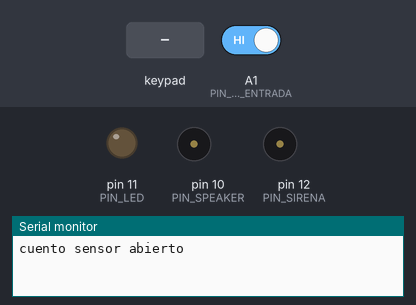
Bench run of a sketch on a simulated Arduino Uno, built with avr-gcc and run on an emulated ATmega328P. Parts: output pins drawn as LEDs (lit = HIGH), buzzer (waves = sounding, pin HIGH), the last lines printed to the serial monitor. The test bench sets the inputs (shaded band); at power-on: A1 (PIN_SENSOR_ENTRADA) HIGH.

Above: at 1.2 s.
1.3 s: keypad keys 1 4 7 8 pressed 0.4 s apart
At 2.73 s:
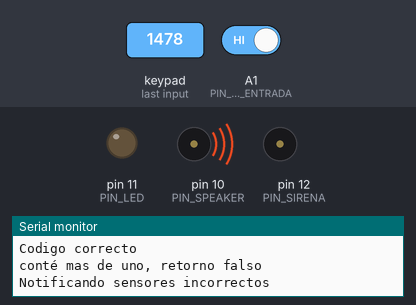
4.8 s: key '1' pressed
7.8 s: key '2' pressed
10.8 s: keypad keys 1 4 7 8 # pressed 0.4 s apart
14.3 s: key '3' pressed
17.3 s: keypad keys 1 4 7 8 * pressed 0.4 s apart
Timing chart, 0 to 20.3 s (numbered marks = the images above; inputs shaded):
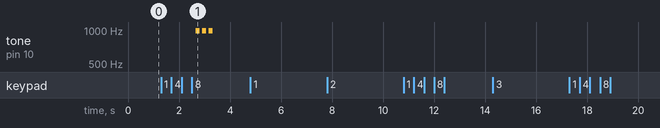

The sketch:

alarma.ino
```cpp
#include <Keypad.h>

//Alarma
//CONSTANTES
const int ALARM_DELAY = 10000; // 10 segundos
const int ACTIVATE_DELAY = 10000; // 10 segundos
const int SECRET_SIZE = 4;
const char SECRET[SECRET_SIZE] = {'1', '4', '7', '8'};
const char RESET_SECRET_CHAR = '*';
const int PIN_SIRENA = 12;
const int PIN_SPEAKER = 10;
const int PIN_LED = 11;
const int PIN_SENSOR_ENTRADA = A1;
const int PIN_SENSOR_LAVADERO = A2;
// indica cuanto tiempo debe estar abierto un sensor para considerarlo abierto y que la alarma suene
// esto evita falsos positivos, ya que cualquier ruido en la señal que ocasione leer un sesor abierto, dispara la alarma
const int SENSIBILIDAD_SENSORES = 1000; // 1 segundo
//ESTADOS
const int ACTIVA_OK = 0;
const int ACTIVA_SONANDO = 1;
const int INACTIVA = 2;
const int NOTIFICANDO = 3;
const int POR_SONAR = 8;
const int POR_ACTIVARSE = 9;
//TIPOS NOTIFICACION
const int BEEPS_3 = 4;
const int LEDS_3 = 5;
const int BEEPS_2 = 6;
const int BEEPS_1 = 7;
//VARIABLES
char keys_pressed[SECRET_SIZE] = {'-', '-', '-', '-'};
int count_key = 0;
int estado;
boolean codigo_correcto = false;
int tipoNotificacion;
int estadoAnterior;
int countNotificacion;
boolean notificado;
unsigned long marcaMillisAlarma = 0;
unsigned long marcaMillisSensores;
int countVecesSensorAbierto = 0;
//End alarma

//Keypad
const byte ROWS = 4;
const byte COLS = 4;
char keys[ROWS][COLS] = {
  {'1','2','3','A'},
  {'4','5','6','B'},
  {'7','8','9','C'},
  {'*','0','#','D'}
};
byte rowPins[ROWS] = {5, 4, 3, 2}; //connect to the row pinouts of the keypad. 2 va al medio
byte colPins[COLS] = {9, 8, 7, 6}; //connect to the column pinouts of the keypad. 9 va al medio
Keypad keypad = Keypad( makeKeymap(keys), rowPins, colPins, ROWS, COLS );
//End keypad

void setup() {
  Serial.begin(9600);
  pinMode(PIN_SIRENA, OUTPUT);
  pinMode(PIN_SPEAKER, OUTPUT);
  pinMode(PIN_LED, OUTPUT);
  pinMode(PIN_SENSOR_ENTRADA, INPUT_PULLUP);
  pinMode(PIN_SENSOR_LAVADERO, INPUT_PULLUP);
  estado = INACTIVA;
  countNotificacion = 0;
  notificado = false;
  marcaMillisSensores = millis();
}

void loop() {
  //Chequeo sensores
  boolean sensores_ok = false;

  //Chequeo codigo
  char key = keypad.getKey();
  if (key != NO_KEY){
    Serial.print("Key pressed: ");
    Serial.println(key);
    if (key == RESET_SECRET_CHAR){
      count_key = 0;
      notificado = false;
      codigo_correcto = false;
    } else {
      keys_pressed[count_key] = key;
      count_key++;
      //Serial.print("Count key: ");
      //Serial.println(count_key);
      if (count_key == (SECRET_SIZE)){
        count_key=0;
        codigo_correcto = true;
        for (int i = 0; i < SECRET_SIZE; i++){
            if (keys_pressed[i] != SECRET[i]){
              Serial.print(keys_pressed[i]);
              Serial.print("-");
              Serial.println(SECRET[i]);
              codigo_correcto = false;
              break;
            }
        }
        if (!codigo_correcto){
          if (!notificado){
            Serial.println("Notificando codigo incorrecto");
            notificar(BEEPS_2, estado);
          }
        } else {
          Serial.println("Codigo correcto");
        }
      }
    }
  }
  //Fin Chequeo codigo

  //Inicio verificacion sensores
  if (estanSensoresOk()){
    //Serial.println("Sensores bien");
    sensores_ok = true;
  } else {
    //Serial.println("Sensores mal");
    sensores_ok = false;
  }
  //Fin verificacion sensores

  switch (estado) {
    case POR_ACTIVARSE:
      //Si paso el tiempo
      if (millis() - marcaMillisAlarma >= ACTIVATE_DELAY) {
        //Y los sensores estan OK
        if (sensores_ok){
          //Activo la alarma
          estado = ACTIVA_OK;
          digitalWrite(PIN_LED, HIGH);
          Serial.println("Alarma activada");
        } else {
          //Sino, la vuelvo a inactivar
          Serial.println("Alarma desactivada");
          codigo_correcto = false;
          estado = INACTIVA;
          digitalWrite(PIN_LED, LOW);
        }
      }
    break;
    case ACTIVA_OK:
      if (!sensores_ok){
        codigo_correcto = false;
        Serial.println("Estoy por sonaaaar");
        marcaMillisAlarma = millis();
        estado = POR_SONAR;
      }
      if (codigo_correcto){
        Serial.println("Alarma desactivada");
        codigo_correcto = false;
        estado = INACTIVA;
        digitalWrite(PIN_LED, LOW);
      }
    break;
    case POR_SONAR:
      //no blocking counter
      if (millis() - marcaMillisAlarma >= ALARM_DELAY) {
        estado = ACTIVA_SONANDO;
      }
      if (codigo_correcto){
        Serial.println("Alarma desactivada");
        codigo_correcto = false;
        estado = INACTIVA;
        digitalWrite(PIN_LED, LOW);
      }
    break;
    case ACTIVA_SONANDO:
      Serial.println("Estoy sonandoooo");
      //beep();
      digitalWrite(PIN_SIRENA, HIGH);
      if (codigo_correcto){
        Serial.println("Alarma desactivada");
        codigo_correcto = false;
        estado = INACTIVA;
        digitalWrite(PIN_SIRENA, LOW);
        digitalWrite(PIN_LED, LOW);
      }
    break;
    case INACTIVA:
    if (codigo_correcto){
      codigo_correcto = false;
      if (sensores_ok){
        Serial.println("Estoy por activarme");
        estado = POR_ACTIVARSE;
        marcaMillisAlarma = millis();
        if (!notificado){
          notificar(BEEPS_1, POR_ACTIVARSE);
        }
      } else {
        //Serial.println("Codigo correcto - Sensores incorrecto");
        if (!notificado){
          Serial.println("Notificando sensores incorrectos");
          notificar(BEEPS_3, INACTIVA);
        }
      }
    } else {
      //no hago nada
    }
    break;
    case NOTIFICANDO:
      notificar(tipoNotificacion, estadoAnterior);
    break;
  }
}

/***
 * Controla si los sensores son considerados abiertos o no.
 * Retorna true si los sensores están ok (cerrados)
 * y false si los sensores son considerados abiertos, no ok.
 * Tiene en cuenta un tiempo de sensibilidad. Si el sensor es detectado abierto dos o mas veces dentro
 * de ese tiempo de sensibildiad, se retorna false. Si en cambio se detecta abierto un sensor por un período
 * muy pequeño (algunos ms) la funcion retorna true hasta tanto el tiempo de deteccion abierta no supere el
 * tiempo de sensibilidad.
 */
bool estanSensoresOk() {
  // Keep in mind the pull-up means the pushbutton's logic is inverted. It goes
  // HIGH when it's open, and LOW when it's pressed.
  // Si cualquiera de los sensores está abierto
  if (digitalRead(PIN_SENSOR_ENTRADA) == HIGH || digitalRead(PIN_SENSOR_LAVADERO) == HIGH) {
    // controlo si detecté sensor abierto en más de una oportunidad
    if (countVecesSensorAbierto > 1) {
      // si vi mas de una vez el sesor abierto, lo considero abierto
      Serial.println("conté mas de uno, retorno falso");
      return false;
    } else {
      // con count 0 o 1 entra acá
      // controlo si dentro del tiempo SENSIBILIDAD_SENSORES lo vuelvo a detectar abierto
      // cuando count=0 marcaMillis será << que millis, entonces la resta dará un nro muy grande
      // si count = 1, marcaMillis ya fue actualizado, entonces la resta dará pocos ms.
      if (millis() - marcaMillisSensores >= SENSIBILIDAD_SENSORES) {
        // si la resta supera el tiempo de sensibilidad
        // cuento sensor abierto
        countVecesSensorAbierto++;
        // y actualizo la marca de millis
        marcaMillisSensores = millis();
        Serial.println("cuento sensor abierto");
      }
    }
  } else {
    // Si los sensores están bien, reinicio en contador de sensor abierto
    countVecesSensorAbierto = 0;
    return true;
  }
}

void notificar(int tipo, int _estadoAnterior){
  estado = NOTIFICANDO;
  estadoAnterior = _estadoAnterior;
  tipoNotificacion = tipo;
  switch (tipo) {
    case BEEPS_3:
      if (countNotificacion >= 0){
        beep();
        countNotificacion++;
        if (countNotificacion == 3){
          estado = estadoAnterior;
          estadoAnterior = NOTIFICANDO;
          countNotificacion = 0;
          notificado = true;
        }
      }
      break;
    case BEEPS_2:
      if (countNotificacion >= 0){
        beep();
        countNotificacion++;
        if (countNotificacion == 2){
          estado = estadoAnterior;
          estadoAnterior = NOTIFICANDO;
          countNotificacion = 0;
          notificado = true;
        }
      }
      break;
    case BEEPS_1:
      if (countNotificacion >= 0){
        beep();
        countNotificacion++;
        if (countNotificacion == 1){
          estado = estadoAnterior;
          estadoAnterior = NOTIFICANDO;
          countNotificacion = 0;
          notificado = true;
        }
      }
      break;
  }
  delay(100);
}

void beep(){
  for (int i = 0; i < 150; i++) {
    digitalWrite(PIN_SPEAKER, HIGH);
    delayMicroseconds(500);
    digitalWrite(PIN_SPEAKER, LOW);
    delayMicroseconds(500);
  }
}

void blinkLed(){
  digitalWrite(13, HIGH);
  delay(1000);
  digitalWrite(13, LOW);
  delay(1000);
}
```

Measured:
- after the input at 1.3 s, tone on pin 10 (PIN_SPEAKER): silent → 984 Hz after 1.4 s, then repeats every 0.25 s: silent 0.09 s, 986 Hz 0.16 s, until it stays silent from 3.3 s
